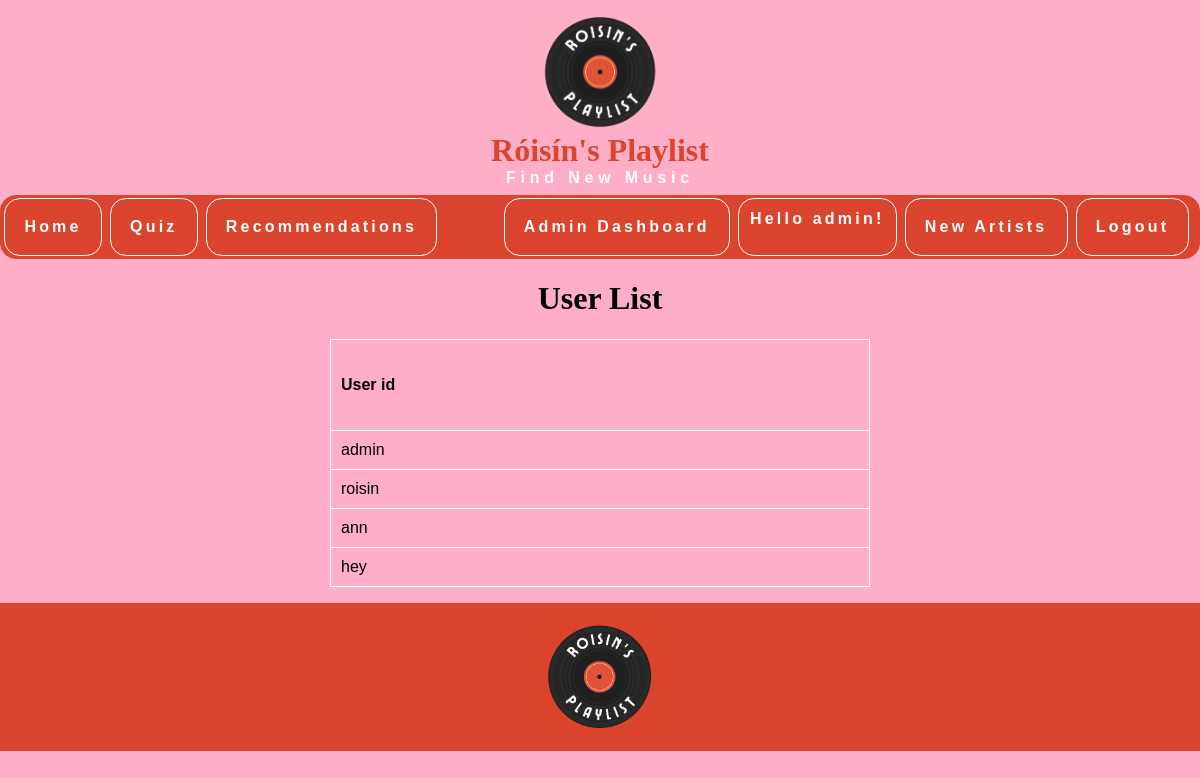
Page /view_users (signed in) on the committed database.
### tables this page shows
CREATE TABLE users
( user_id  TEXT PRIMARY KEY,
password  TEXT NOT NULL);

### ca1/app.py (the view)
@app.route("/view_users")
@admin_required
def view_users():
    db = get_db()
    users= db.execute("""SELECT * FROM users;""").fetchall()
    return render_template("view_users.html", users=users)

### ca1/app.py (called while the page is built)
@app.before_request
def load_logged_in_user():
    g.user= session.get("user_id", None)

def admin_required(view):
    @wraps(view)
    def wrapped_view(**kwargs):
        if g.user != "admin":
            return redirect(url_for("login"))
        if g.user is None:
            return redirect(url_for("login"))
        return view(**kwargs)
    return wrapped_view

### ca1/database.py (called while the page is built)
def get_db():
    if "db" not in g:
        g.db = sqlite3.connect(DATABASE,
            detect_types=sqlite3.PARSE_DECLTYPES
        )
        g.db.row_factory = sqlite3.Row
    return g.db

### ca1/templates/view_users.html
{% extends "base.html" %}
{% block main_content %}
<main>
<h1>User List</h1>
<table>
    <tr>
        <th>User id</th>
    </tr>
    {% for user in users %}
        <tr>
            <td>{{ user["user_id"] }} </td>
        </tr>
{% endfor %}
</table>
</main>
{% endblock %}

### ca1/templates/base.html (shortened to what this page needs)
<!DOCTYPE html>
    <html lang="en">
        <head>
            <link rel="stylesheet" href="{{ url_for('static', filename='styles.css') }}">
        </head>
        <body>
            <Header>
                <img src="{{ url_for('static', filename='logo2.png') }}" alt="A logo of a record">
                <h1>Róisín's Playlist</h1>
                <h2>Find New Music </h2>
            </Header>
            <nav>
                <ul>
                    <section id='home'>
                    <li><a href="{{ url_for('index') }}">Home</a></li>
                    <li><a href="{{ url_for('find_new_artists')}}">Quiz</a></li>
                    <li><a href="{{ url_for('recommendations')}}">Recommendations</a></li>
                    </section>
                    <section id ='login'>
                        {% if g.user == "admin" %}
                        <li><a href="{{ url_for('admin') }}">Admin Dashboard</a></li>
                        {% endif %}
                        {% if g.user %}
                        <li>Hello {{ g.user }}!</li>
                        <li><a href="{{ url_for('saved_artists')}}">New Artists</a></li>
                        <li><a href="{{ url_for('logout') }}">Logout</a></li>
                        {% else %}
                         <li><a href="{{ url_for('login') }}">Login</a></li>
                        <li><a href="{{ url_for('register') }}">Register</a></li>
                        {% endif %}
                    </section>
                </ul>
            </nav>
            {% block main_content %}{% endblock %}
        <body>
            <footer>
                <img src="{{ url_for('static', filename='logo5.png') }}" alt="A logo of a record">
            </footer>
    </html>

### ca1/static/styles.css (style rules this page uses)
:root { font-size: 16px; font-family: 'Overpass', sans-serif; --bgcolor: #FFAEC7; --main-color:#DB442D; --alt-color:white; }
html { background-color: var(--bgcolor); }
body { background-color: var(--bgcolor); margin: 0; }
header h1 { font-family: 'PT Serif', serif; color: var(--main-color); margin: 0 }
header h2 { color: var(--alt-color); letter-spacing: 0.3em; font-size: 1em; margin: 0 }
header { text-align: center; }
header > img { padding-top: 1em; width: 10%; height: auto }
img { max-width: 100%; }
footer { background-color: var(--main-color); }
footer img { width: 10%; display: block; padding-top: 1em; padding-bottom: 1em; margin-left: auto; margin-right: auto }
nav { color: var(--alt-color); background-color: var(--main-color); border: 1px solid var(--main-color); border-radius: 1rem; margin-top: 0.5em; margin-bottom: 0; font-weight: bold; letter-spacing: 0.2em; }
nav li { border: 1px solid var(--alt-color); border-radius: 1rem; list-style-type: none; margin-right: 0.5em; margin-right: 0.5em; padding: 0.7rem; text-align:center; text-decoration: none; color: var(--alt-color); }
nav a { display: block; padding: 0.5rem; text-align: center; text-decoration: none; color: var(--alt-color); }
nav ul { display: flex; flex-wrap: wrap; flex-direction: row; justify-content: space-between; align-items: stretch; padding-left: 0.1rem; margin: 0.1rem; }
#login { list-style-type: none; display: flex; flex-direction: row; align-items: stretch; text-align: center; text-decoration: none; color: var(--bgcolor); }
#home { display: flex; flex-direction: row; display: flex; }
main h1 { text-align: center; font-family: 'PT Serif', serif; }
table { border: 1px solid white; border-radius: 1rem; border-collapse: collapse; margin-left: auto; margin-right: auto; width: 45%; margin-bottom: 1rem; }
th { height: 70px; }
table, th, td { border: 1px solid white; border-radius: 1rem; }
th, td { padding: 10px; text-align: left; }

### rows in the picture
users: user "admin", user_id "admin"
users: user_id "roisin"
users: user_id "ann"
users: user_id "hey"
